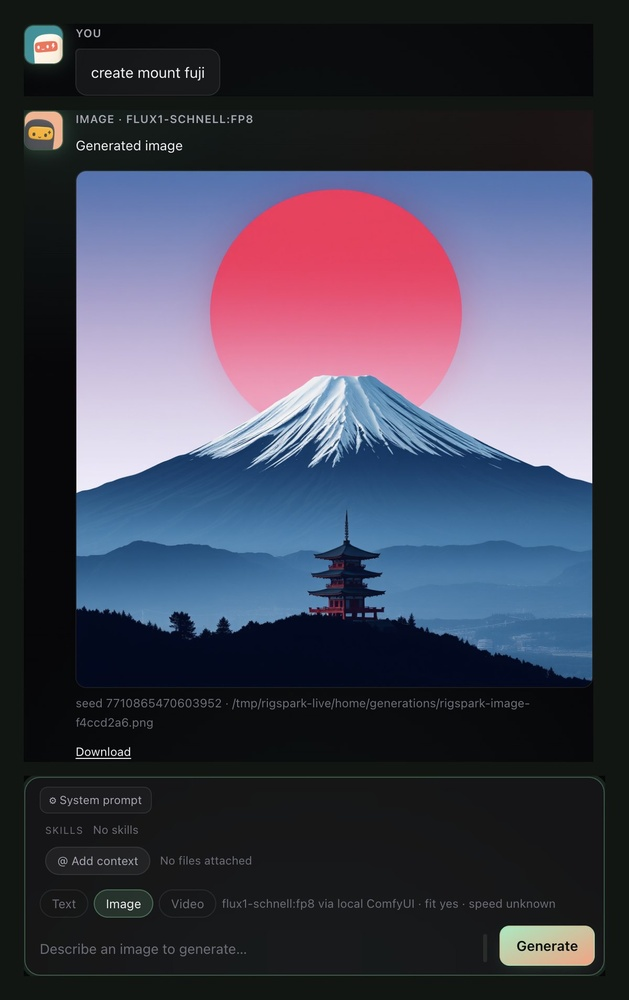
#> input picture assets/chat-image-generation.jpg, 629 x 1000 px, shrunk from 1200 x 1908 before the run
$ python postprocess_render.py ../../assets/chat-image-generation.jpg ../../assets/og-image.png
#> lines starting #> are read from the running program, lines starting #| are printed output that depends on the picture
import sys, numpy as np
from PIL import Image
src, dst = sys.argv[1], sys.argv[2]
im = np.asarray(Image.open(src).convert('RGBA')).astype(np.float32)
a = im[..., 3] / 255.0
#> a: shape (1000, 629) float32; every value is 1
a = np.clip((a - 0.02) / 0.98, 0, 1)                      # alpha floor
h, w = a.shape
#> h = 1000; w = 629
yy, xx = np.mgrid[0:h, 0:w]
ex = np.minimum(xx, w - 1 - xx) / (0.10 * w); ey = np.minimum(yy, h - 1 - yy) / (0.10 * h)
#> after `ex = np.minimum(xx, w - 1 - xx) / (0.1 * w)`:
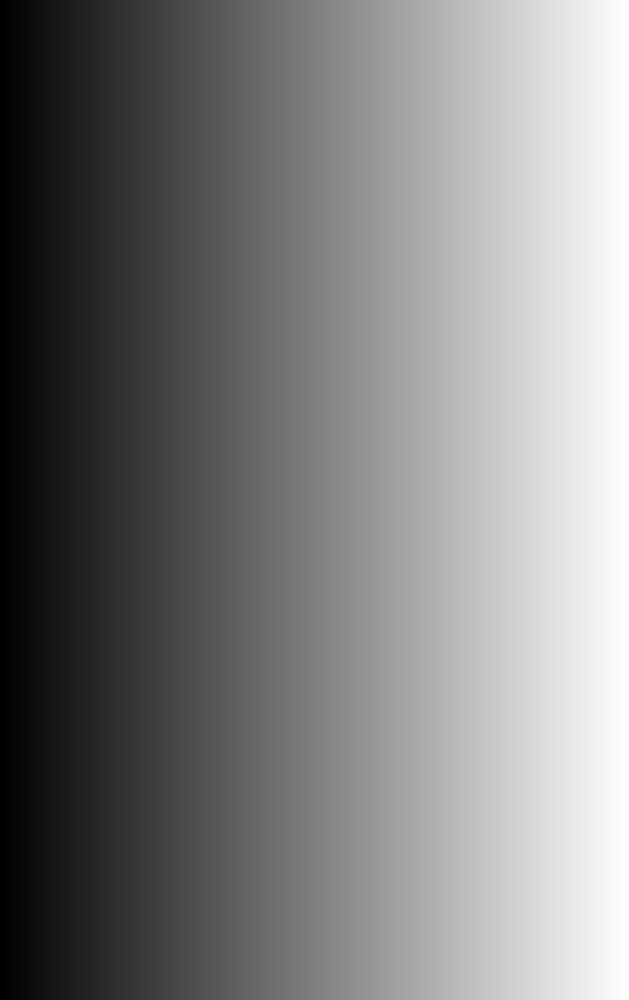
#> xx: shape (1000, 629) int64; min 0, max 628, mean 314; drawn with min black and max white
#> after `ey = np.minimum(yy, h - 1 - yy) / (0.1 * h)`:
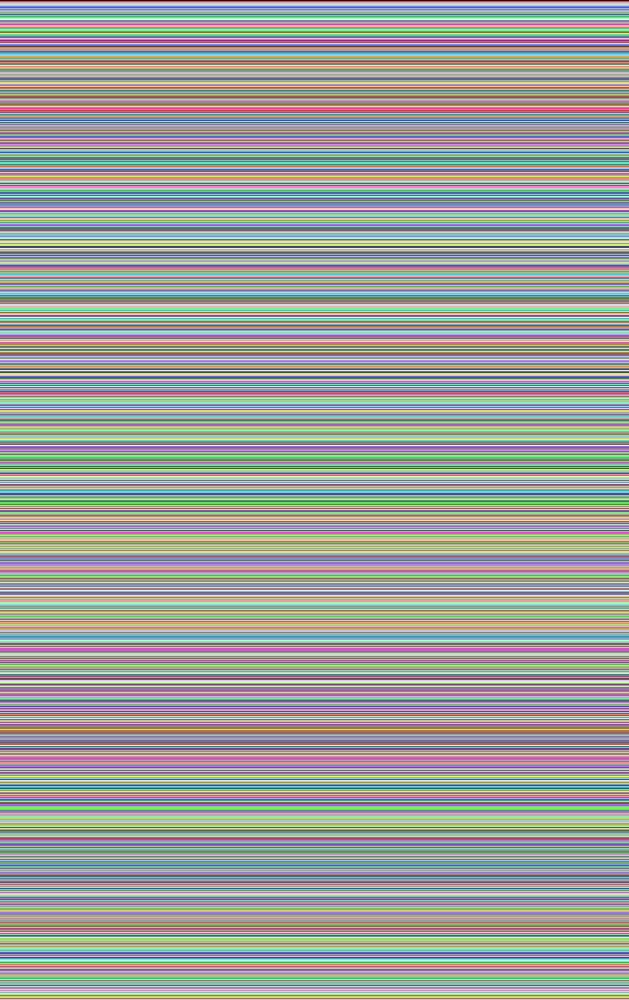
#> yy: shape (1000, 629) int64; 1000 distinct labels, from 0 to 999; one colour per label, 0 black
vig = np.clip(np.minimum(ex, ey), 0, 1); vig = vig * vig * (3 - 2 * vig)
#> after `vig = np.clip(np.minimum(ex, ey), 0, 1)`:
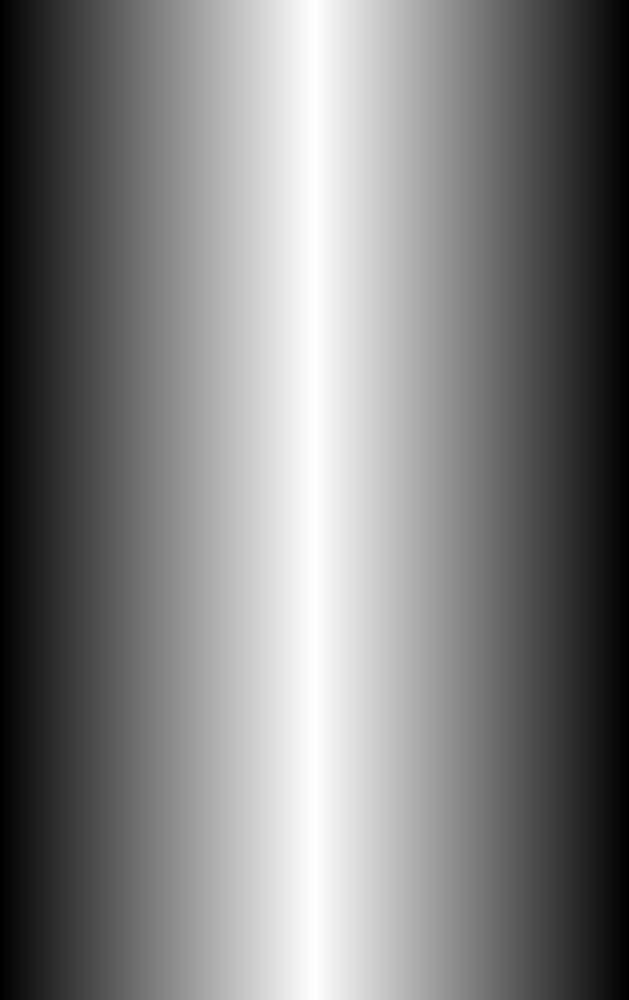
#> ex: shape (1000, 629) float64; min 0, max 4.99, mean 2.49; drawn with min black and max white
a = a * vig
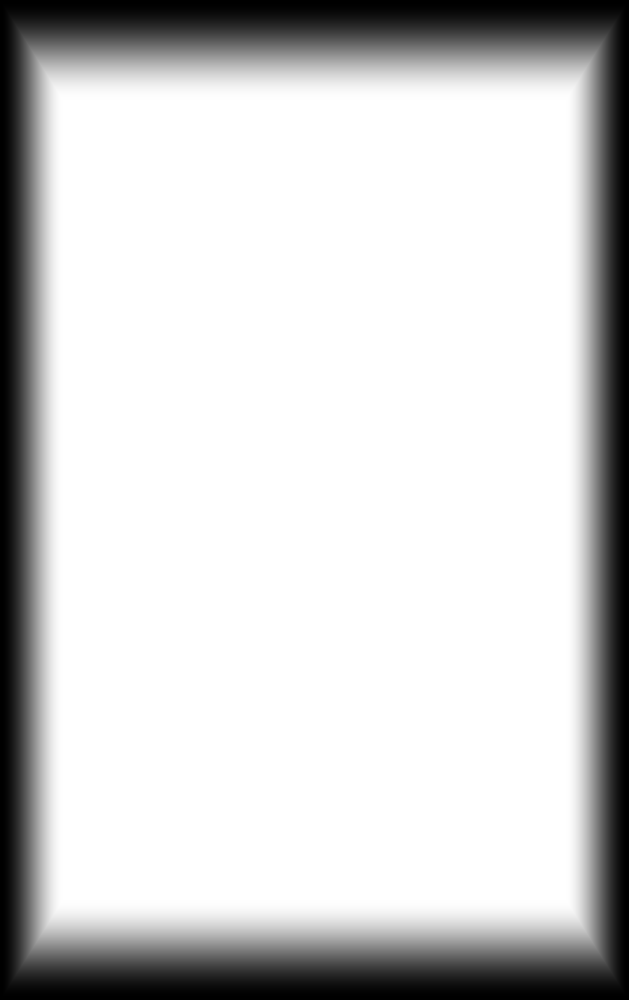
#> a: shape (1000, 629) float64; min 0, max 1, mean 0.81
im[..., 3] = a * 255
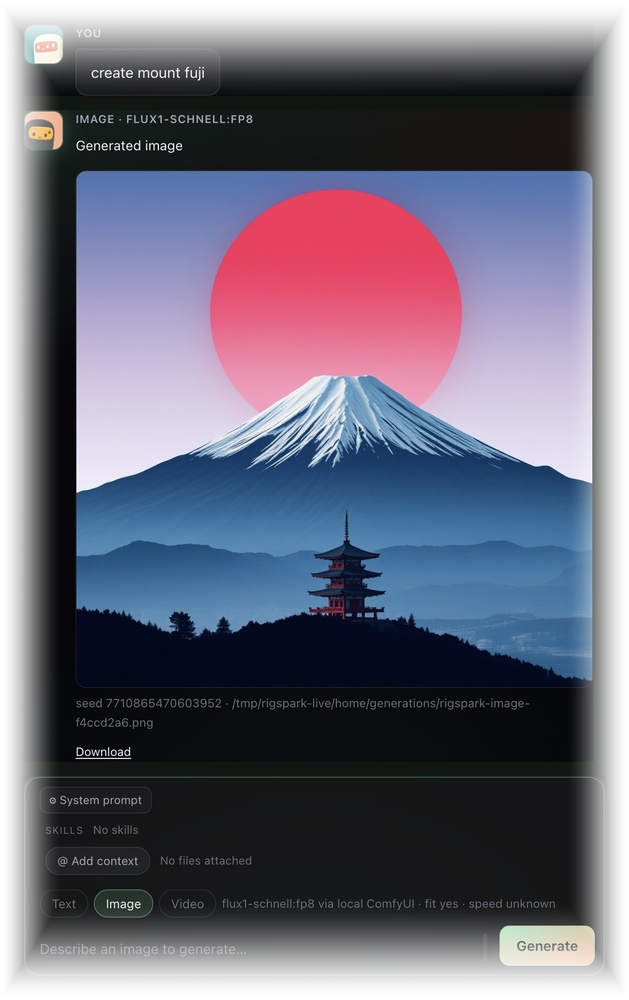
#> im: shape (1000, 629, 4) float32; mean R, G, B, A 64, 63.2, 77.9, 207.1; transparent parts drawn white
ys, xs = np.where(a > 0.01)
pad = int(0.03 * max(h, w))
#> pad = 30
y0, y1 = max(ys.min() - pad, 0), min(ys.max() + pad, h); x0, x1 = max(xs.min() - pad, 0), min(xs.max() + pad, w)
#> after `y0, y1 = (max(ys.min() - pad, 0), min(ys.max() + pad, h))`: y0 = 0; y1 = 1000
#> after `x0, x1 = (max(xs.min() - pad, 0), min(xs.max() + pad, w))`: x0 = 0; x1 = 629
out = Image.fromarray(im[y0:y1, x0:x1].astype(np.uint8), 'RGBA')
out.save(dst + '.png', optimize=True); out.save(dst + '.webp', quality=88, method=6)
print(dst, out.size)
#| ../../assets/og-image.png (629, 1000)
